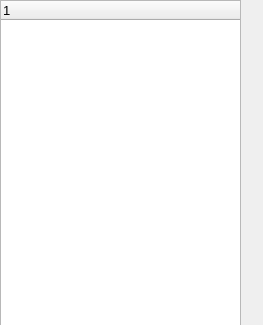
<?xml version="1.0" encoding="UTF-8"?>
<ui version="4.0">
 <class>ObjWidget</class>
 <widget class="QWidget" name="ObjWidget">
  <property name="geometry">
   <rect>
    <x>0</x>
    <y>0</y>
    <width>263</width>
    <height>325</height>
   </rect>
  </property>
  <property name="windowTitle">
   <string>Form</string>
  </property>
  <widget class="QTreeWidget" name="treeWidget">
   <property name="geometry">
    <rect>
     <x>0</x>
     <y>0</y>
     <width>241</width>
     <height>471</height>
    </rect>
   </property>
   <property name="font">
    <font>
     <pointsize>10</pointsize>
    </font>
   </property>
   <property name="autoFillBackground">
    <bool>true</bool>
   </property>
   <property name="columnCount">
    <number>1</number>
   </property>
   <attribute name="headerHighlightSections">
    <bool>true</bool>
   </attribute>
   <column>
    <property name="text">
     <string notr="true">1</string>
    </property>
   </column>
  </widget>
 </widget>
 <resources/>
 <connections/>
</ui>
